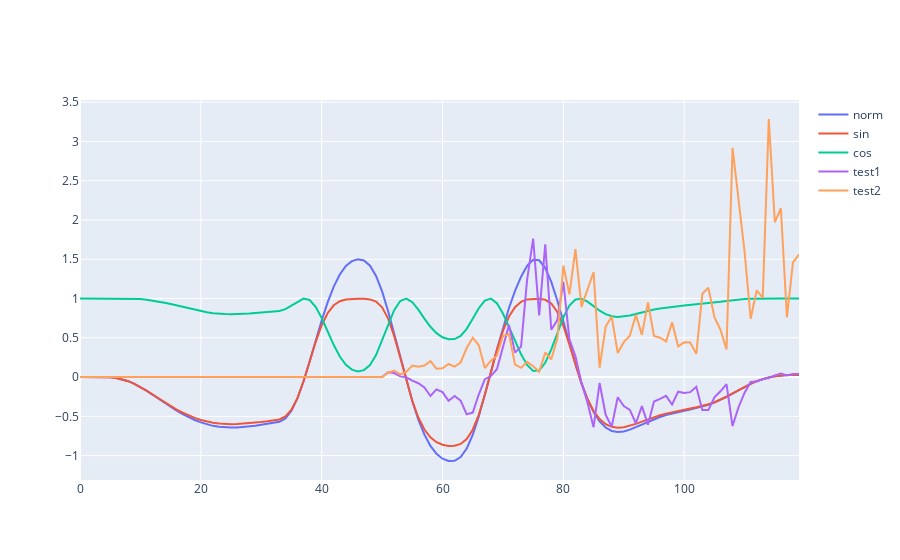

Notebook code for this chart:
### Code cell
fig = go.Figure()
x = np.arange(120)
cNorm = cOptimised1[14][0]
test1 = np.sin(cN_14) * cVel_14
test2 = np.cos(cN_14) * cVel_14
fig.add_trace(go.Scatter(x=x, y=cN_14, name="norm"))
fig.add_trace(go.Scatter(x=x, y=np.sin(cN_14), name="sin"))
fig.add_trace(go.Scatter(x=x, y=np.cos(cN_14), name="cos"))
fig.add_trace(go.Scatter(x=x, y=test1, name="test1"))
fig.add_trace(go.Scatter(x=x, y=test2, name="test2"))
fig.show()
